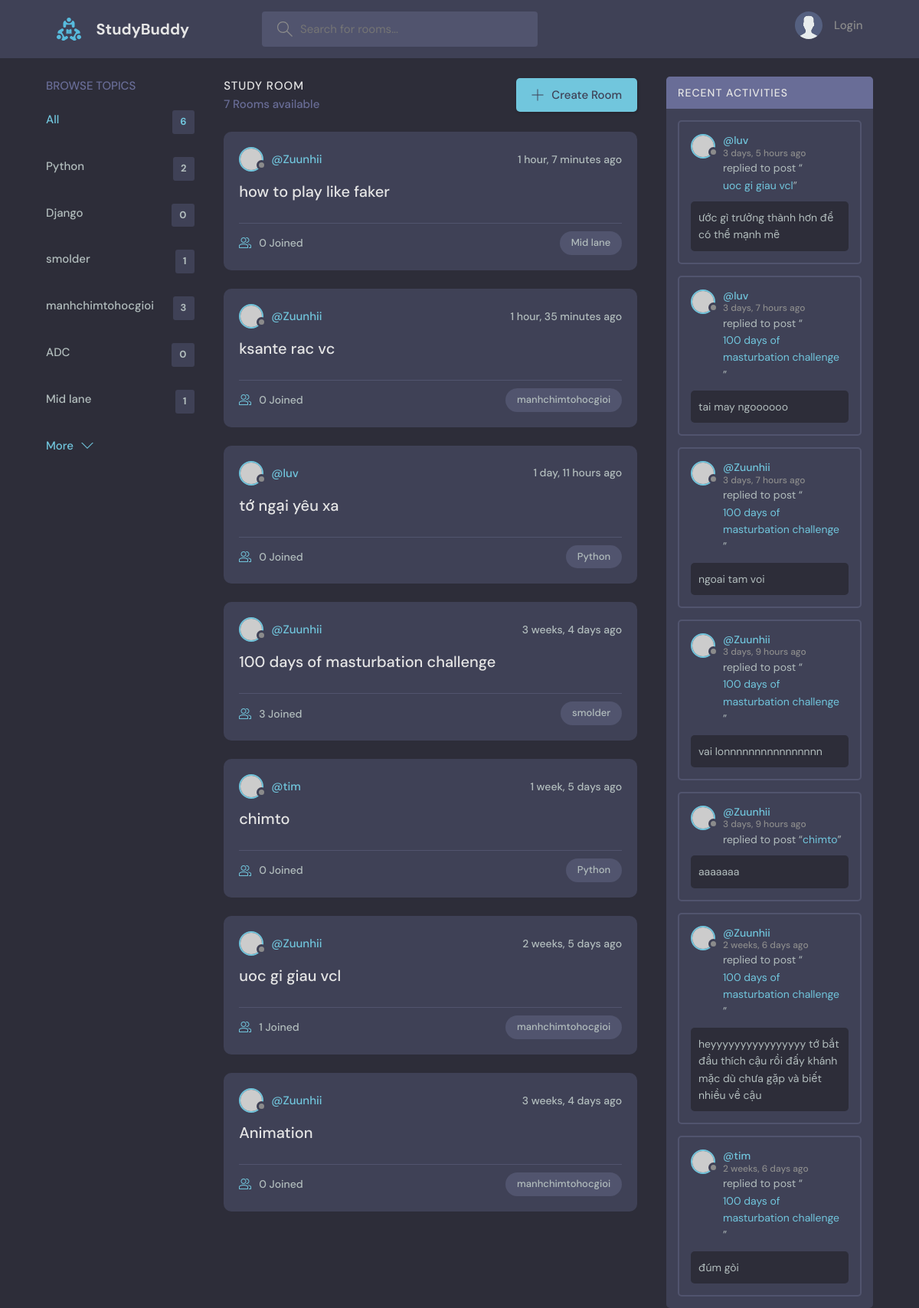
The page / on the database its author committed.
### base/models.py (models this page shows, shortened)
class Topic(models.Model):
    name =models.CharField(max_length=200)

class Room(models.Model):
    host = models.ForeignKey(User, on_delete=models.SET_NULL,null=True)
    topic = models.ForeignKey(Topic, on_delete=models.SET_NULL,null=True)
    name = models.CharField(max_length=200)
    description = models.TextField(null=True,blank = True)
    participants = models.ManyToManyField(User, related_name='paticipants',blank=True)
    updated = models.DateTimeField(auto_now=True)
    created = models.DateTimeField(auto_now_add=True)
    class Meta:
        ordering = ['-updated','-created']
    def __str__(self):
        return self.name

class Message(models.Model):
    user = models.ForeignKey(User, on_delete=models.CASCADE)
    room = models.ForeignKey(Room, on_delete=models.CASCADE)
    body = models.TextField()
    updated = models.DateTimeField(auto_now=True)
    created = models.DateTimeField(auto_now_add=True)
    class Meta:
        ordering = ['-updated','-created']

### base/views.py (the view)
# urls.py: path('',views.home,name="home"),
def home(request):
    q = request.GET.get('q') if request.GET.get('q') != None else ''
    rooms = Room.objects.filter(Q(topic__name__icontains=q) |
                                Q(name__icontains=q) |
                                Q(description__icontains=q))
    topics = Topic.objects.all()
    room_count = rooms.count()
    room_messages = Message.objects.filter(Q(room__topic__name__icontains=q))
    context ={'rooms':rooms, 'room_count':room_count, 'room_messages' :  room_messages, 'topics': topics }
    return render(request,'base/Home.html',context)

### base/templates/base/home.html (shortened to what this page needs)
{% extends 'main.html' %}
{% block content %}
    <main class="layout layout--3">
      <div class="container">
         {% include 'base/topics_component.html' %}
        <div class="roomList">
          <div class="roomList__header">
            <div>
              <h2>Study Room</h2>
              <p>{{room_count}} Rooms available</p>
            </div>
            <a class="btn btn--main" href="{% url 'create-room' %}">
              <svg version="1.1" xmlns="http://www.w3.org/2000/svg" width="32" height="32" viewBox="0 0 32 32">
                <title>add</title>
                <path
                  d="M16.943 0.943h-1.885v14.115h-14.115v1.885h14.115v14.115h1.885v-14.115h14.115v-1.885h-14.115v-14.115z"
                ></path>
              </svg>
              Create Room
            </a>
          </div>
          {% include 'base/feed_component.html' %}
        </div>
        {% include 'base/activity_component.html' %}
      </div>
    </main>
{% endblock %}

### base/templates/base/topics_component.html
<div class="topics">
          <div class="topics__header">
            <h2>Browse Topics</h2>
          </div>
          <ul class="topics__list">
            <li>
              <a href="{% url 'home' %}" class="active">All <span>{{topics.count}}</span></a>
            </li>
              {%for topic in topics %}
            <li>
              <a href="{% url 'home' %}?q={{topic.name}}">{{topic.name}}<span>{{topic.room_set.all.count}}</span></a>
            </li>
              {% endfor %}
          </ul>
          <a class="btn btn--link" href="topics.html">
            More
            <svg version="1.1" xmlns="http://www.w3.org/2000/svg" width="32" height="32" viewBox="0 0 32 32">
              <title>chevron-down</title>
              <path d="M16 21l-13-13h-3l16 16 16-16h-3l-13 13z"></path>
            </svg>
          </a>
        </div>

### base/templates/base/feed_component.html (shortened to what this page needs)
{% for room in rooms %}
<div class="roomListRoom">
            <div class="roomListRoom__header">
              <a href="{% url 'user-profile' room.host.id %}" class="roomListRoom__author">
                <div class="avatar avatar--small">
                  <img src="https://randomuser.me/api/portraits/women/11.jpg" />
                </div>
                <span>@{{room.host.username}}</span>
              </a>
              <div class="roomListRoom__actions">
                <span>{{room.created|timesince}} ago</span>
              </div>
            </div>
            <div class="roomListRoom__content">
              <a href="{% url 'room' room.id %}">{{room.name}}</a>
            </div>
            <div class="roomListRoom__meta">
              <a href="{% url 'room' room.id %}" class="roomListRoom__joined">
                {{room.participants.all.count}} Joined
              </a>
              <p class="roomListRoom__topic">{{room.topic.name}}</p>
            </div>
          </div>
{% endfor %}

### base/templates/base/activity_component.html (shortened to what this page needs)
<div class="activities">
          <div class="activities__header">
            <h2>Recent Activities</h2>
          </div>
    {% for message in room_messages %}
          <div class="activities__box">
            <div class="activities__boxHeader roomListRoom__header">
              <a href="{% url 'user-profile' message.user.id %}" class="roomListRoom__author">
                <div class="avatar avatar--small">
                  <img src="https://randomuser.me/api/portraits/women/11.jpg" />
                </div>
                <p>
                  @{{message.user}}
                  <span>{{message.created|timesince}} ago</span>
                </p>
              </a>
            </div>
            <div class="activities__boxContent">
              <p>replied to post “<a href="{% url 'room' message.room.id %}">{{message.room}}</a>”</p>
              <div class="activities__boxRoomContent">
                {{message.body}}
              </div>
            </div>
          </div>
    {% endfor %}
        </div>

### rows shown on the page
Topic: name "Python", room_set.all.count "2"
Topic: name "Django", room_set.all.count "0"
Topic: name "smolder", room_set.all.count "1"
Topic: name "manhchimtohocgioi", room_set.all.count "3"
Topic: name "ADC", room_set.all.count "0"
Topic: name "Mid lane", room_set.all.count "1"
Room: host.username "Zuunhii", created "1 hour, 7 minutes", name "how to play like faker", participants.all.count "0", topic.name "Mid lane"
Room: host.username "Zuunhii", created "1 hour, 35 minutes", name "ksante rac vc", participants.all.count "0", topic.name "manhchimtohocgioi"
Room: host.username "luv", created "1 day, 11 hours", name "tớ ngại yêu xa", participants.all.count "0", topic.name "Python"
Room: host.username "Zuunhii", created "3 weeks, 4 days", name "100 days of masturbation challenge", participants.all.count "3", topic.name "smolder"
Room: host.username "tim", created "1 week, 5 days", name "chimto", participants.all.count "0", topic.name "Python"
Room: host.username "Zuunhii", created "2 weeks, 5 days", name "uoc gi giau vcl", participants.all.count "1", topic.name "manhchimtohocgioi"
Room: host.username "Zuunhii", created "3 weeks, 4 days", name "Animation", participants.all.count "0", topic.name "manhchimtohocgioi"
Message: user "luv", created "3 days, 5 hours", room "uoc gi giau vcl", body "ước gì trưởng thành hơn để có thể mạnh mẽ"
Message: user "luv", created "3 days, 7 hours", room "100 days of masturbation challenge", body "tai may ngoooooo"
Message: user "Zuunhii", created "3 days, 7 hours", room "100 days of masturbation challenge", body "ngoai tam voi"
Message: user "Zuunhii", created "3 days, 9 hours", room "100 days of masturbation challenge", body "vai lonnnnnnnnnnnnnnnn"
Message: user "Zuunhii", created "3 days, 9 hours", room "chimto", body "aaaaaaa"
Message: user "Zuunhii", created "2 weeks, 6 days", room "100 days of masturbation challenge", body "heyyyyyyyyyyyyyyyy tớ bắt đầu thích cậu rồi đấy khánh mặc dù chưa gặp và biết nhiều về cậu"
Message: user "tim", created "2 weeks, 6 days", room "100 days of masturbation challenge", body "đúm gòi"

### other values the page prints
{{ topics.count }} "6"
{{ room_count }} "7"
